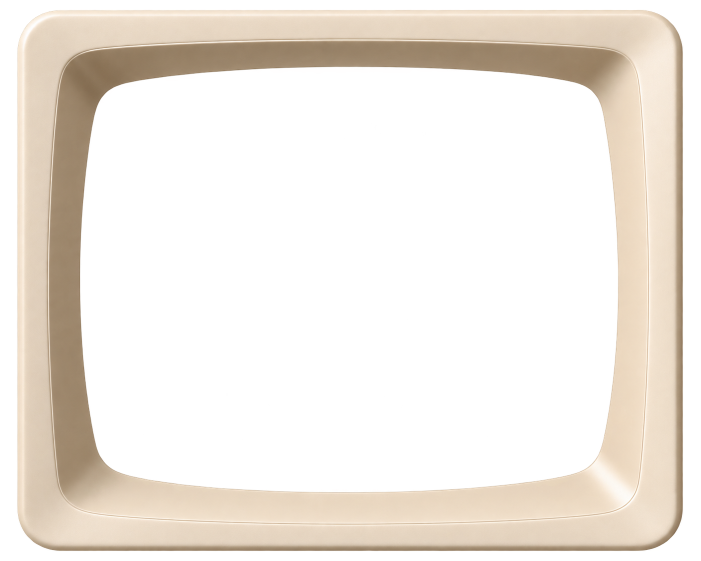
#> input picture assets/src/119f7f65-076f-4470-b7a2-2c768fcb4a97.png, 1402 x 1122 px (shown at 1/2 size)
$ python -i build_assets.py   (imports and definitions only)
#> lines starting #> are read from the running program, lines starting #| are printed output that depends on the picture; after the words box and inside, x2 and y2 are one past the last pixel; in counts of white or black regions, pixels touching at a corner belong together
#> further down, picture is the input picture: PIL image 1402x1122 RGBA; mean R, G, B, A 82.3, 74.8, 66.4, 91.7
"""Turn the supplied component renders into the sprites the page needs.

These assets are 3D renders. Reproducing them with CSS gradients was always
going to lose, because a gradient cannot express a compound-curved moulded
surface lit from a single source. So they get used directly — but they arrive
as whole objects, and an interface needs parts that move independently. This
splits them:

    bezel   -> kept whole; its transparent aperture masks the live picture
    glass   -> decomposed into a shade map (multiply) and a gloss map (screen)
               so real glass optics can sit over a live canvas
    keys    -> kept whole, two states
    sliders -> track and thumb separated so the thumb can travel
    rocker  -> housing and paddle separated so the paddle can flip
"""
import glob, os, shutil, time
import numpy as np
from PIL import Image, ImageDraw, ImageFilter
from scipy import ndimage

ROOT = os.path.dirname(os.path.dirname(os.path.abspath(__file__)))
SRC_DIR = os.path.join(ROOT, 'assets', 'src')
OUT = os.path.join(ROOT, 'assets', 'build')
# [1 line not run here, left out]

SRC = {os.path.splitext(os.path.basename(f))[0]: f
       for f in glob.glob(os.path.join(SRC_DIR, '*.png'))}


# [163 lines left out: functions load, save, replace_with_retry, publish_staged, split_by_components, aperture_rect and 1 more, not called in this run]


def split_paddle(im, box=(0.20, 0.155, 0.80, 0.805), radius=0.11):
    """Separate a rocker's paddle from its housing so it can genuinely pivot.

    Mirroring the paddle reversed its shading and its taper, which is what a
    throw does, but it also mirrored the cavity around it and the moulded dome
    on its face — so the control read as a different object each time rather
    than one object tilted. Cutting the paddle out lets CSS rotate it in three
    dimensions instead, which is what the part actually does.
    """
#> called with box = (0.2, 0.155, 0.8, 0.805), radius = 0.11
    W, H = im.size
#> W = 1402; H = 1122
    x0, y0, x1, y1 = (int(box[0] * W), int(box[1] * H),
                      int(box[2] * W), int(box[3] * H))
#> x0 = 280; y0 = 173; x1 = 1121; y1 = 903
    pw, ph = x1 - x0, y1 - y0
#> pw = 841; ph = 730
    mask = Image.new('L', (pw, ph), 0)
#> mask: PIL image 841x730 L; every value is 0
    ImageDraw.Draw(mask).rounded_rectangle(
        [0, 0, pw - 1, ph - 1], int(min(pw, ph) * radius), fill=255)
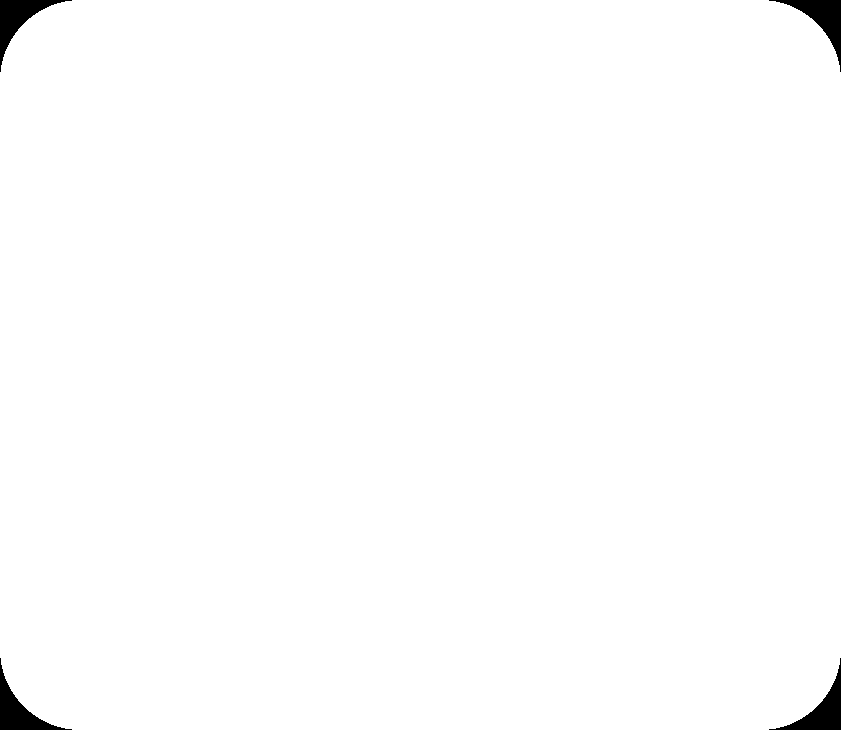
#> mask: PIL image 841x730 L; 99.1% white; 4 black regions, box (x1, y1, x2, y2) and area: (0, 0, 72, 72) 1400, (769, 0, 841, 72) 1400, (0, 658, 72, 730) 1400, (769, 658, 841, 730) 1400
    mask = mask.filter(ImageFilter.GaussianBlur(1.2))
    paddle = im.crop((x0, y0, x1, y1)).copy()
    pa = np.array(paddle)
    pa[:, :, 3] = (pa[:, :, 3] * (np.array(mask) / 255.)).astype(np.uint8)
#> pa: shape (730, 841, 4); mean R, G, B, A 0, 0, 0, 0
    paddle = Image.fromarray(pa)

    # Housing keeps the cavity; the paddle's footprint becomes its floor.
    a = np.array(im).astype(float)
    ring = np.concatenate([a[max(0, y0 - 8):y0, x0:x1].reshape(-1, 4),
                           a[y0:y1, max(0, x0 - 8):x0].reshape(-1, 4)])
    floor = np.median(ring, axis=0) * np.array([0.55, 0.55, 0.55, 1.0])
#> floor = [0, 0, 0, 0]
    grad = np.linspace(0.55, 1.25, ph)[:, None, None]
#> grad = 730 values from 0.55 to 1.25
    patch = np.clip(floor[None, None, :] * grad, 0, 255)
#> patch = 730 rows, first 6: [0, 0, 0, 0], [0, 0, 0, 0], [0, 0, 0, 0], [0, 0, 0, 0], [0, 0, 0, 0], [0, 0, 0, 0]
    patch[:, :, 3] = 255
    sel = (np.array(mask) > 8)[:, :, None]
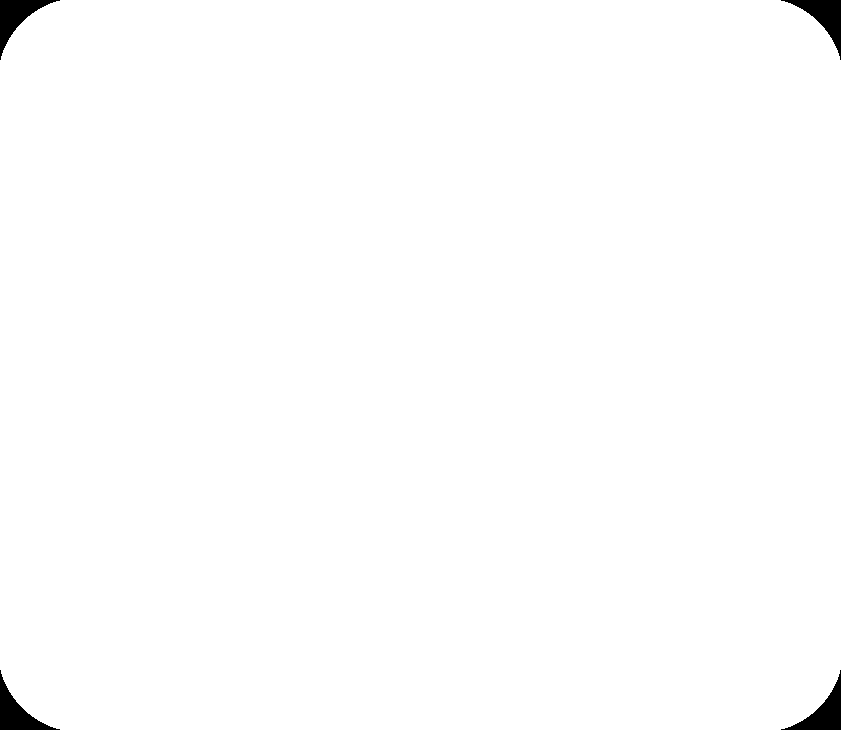
#> sel: shape (730, 841, 1) bool; 99.2% white; 4 black regions, box (x1, y1, x2, y2) and area: (0, 0, 60, 60) 1174, (781, 0, 841, 60) 1174, (0, 670, 60, 730) 1174, (781, 670, 841, 730) 1174
    a[y0:y1, x0:x1] = np.where(sel, patch, a[y0:y1, x0:x1])
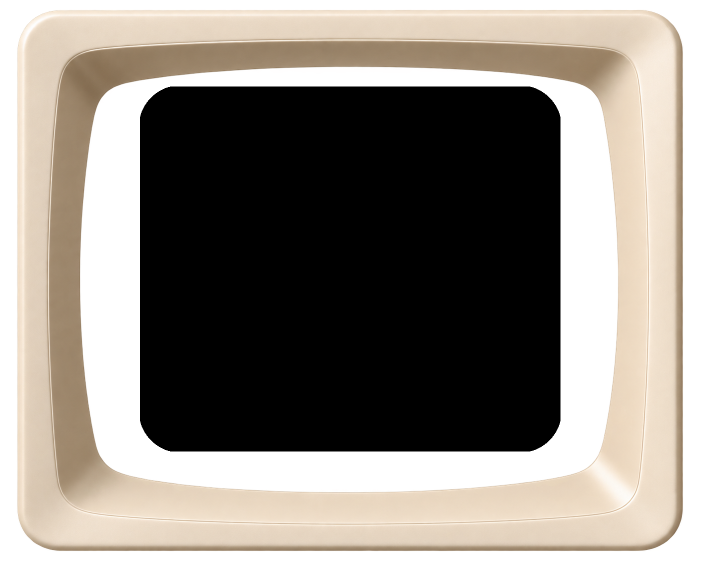
#> a: shape (1122, 1402, 4) float64 (shown at 1/2 size); mean R, G, B, A 82.3, 74.8, 66.4, 190.5; transparent parts drawn white
    housing = Image.fromarray(np.clip(a, 0, 255).astype(np.uint8))
    rect = [round(x0 / W, 4), round(y0 / H, 4), round(pw / W, 4), round(ph / H, 4)]
#> rect = [0.2, 0.154, 0.6, 0.651]
    return housing, paddle, rect


# [270 lines left out: functions split_slider, rocker_states, find_marking, inpaint_box, rocker_pair, split_key and 1 more, not called in this run]


# [2 lines not run here, left out]

>>> from PIL import Image
>>> picture = Image.open('../assets/src/119f7f65-076f-4470-b7a2-2c768fcb4a97.png')
>>> result = split_paddle(picture)

$ run again, on assets/src/ChatGPT Image 24 août 2026, 15_30_45 (4).png
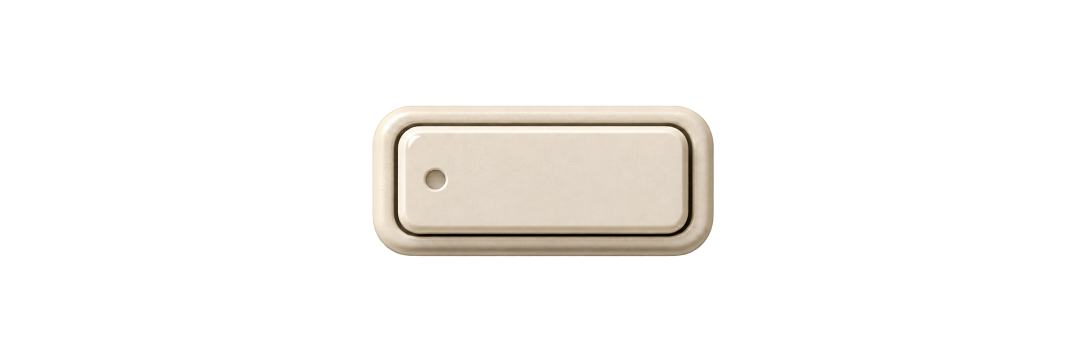
#> input picture assets/src/ChatGPT Image 24 août 2026, 15_30_45 (4).png, 2172 x 724 px (shown at 1/2 size)
#> picture is the input picture: PIL image 2172x724 RGBA; mean R, G, B, A 27, 25.3, 23, 32.1
#> in split_paddle, `ImageDraw.Draw(mask).rounded_rectangle( [0, 0, pw - 1, ph - 1], int(mi..`:
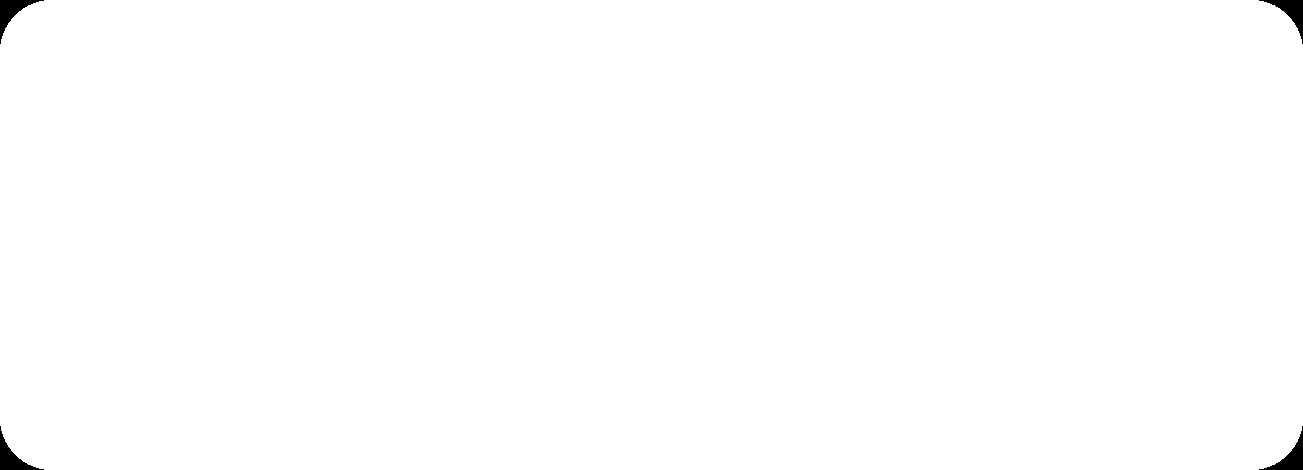
#> mask: PIL image 1303x470 L; 99.6% white; 4 black regions, box (x1, y1, x2, y2) and area: (0, 0, 44, 44) 573, (1259, 0, 1303, 44) 573, (0, 426, 44, 470) 573, (1259, 426, 1303, 470) 573
#> floor = [0, 0, 0, 0]
#> patch = 470 rows, first 6: [0, 0, 0, 0], [0, 0, 0, 0], [0, 0, 0, 0], [0, 0, 0, 0], [0, 0, 0, 0], [0, 0, 0, 0]
#> sel: shape (470, 1303, 1) bool; 99.7% white; 4 black regions, box (x1, y1, x2, y2) and area: (0, 0, 35, 35) 438, (1268, 0, 1303, 35) 438, (0, 435, 35, 470) 438, (1268, 435, 1303, 470) 438
#> in split_paddle, `a[y0:y1, x0:x1] = np.where(sel, patch, a[y0:y1, x0:x1])`:
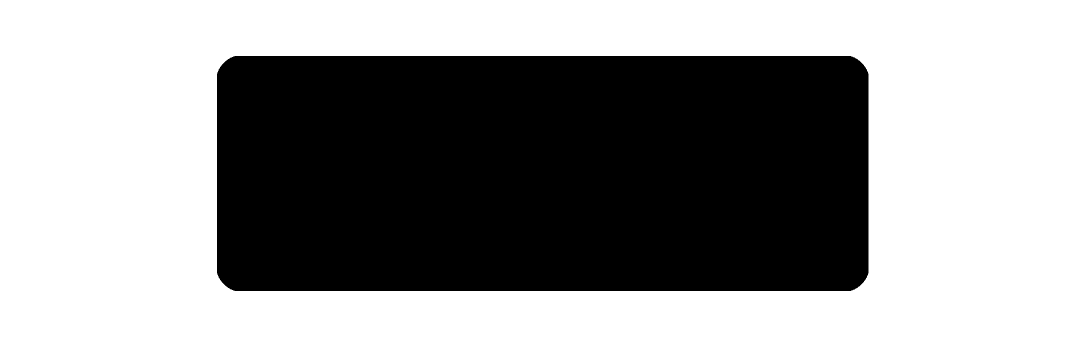
#> a: shape (724, 2172, 4) float64 (shown at 1/2 size); mean R, G, B, A 0, 0, 0, 99; transparent parts drawn white
